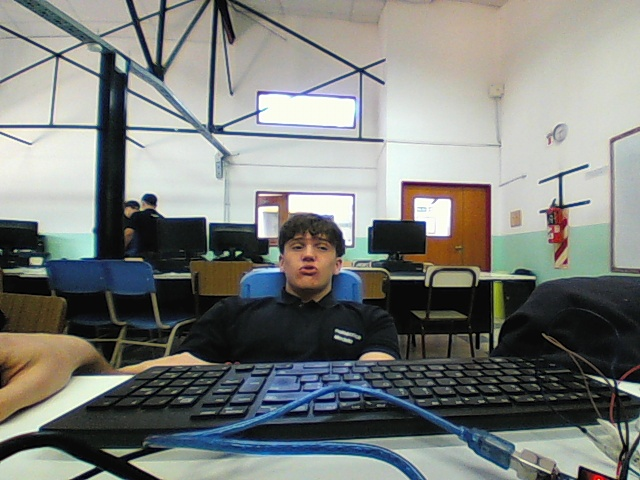
#> input picture imagenes/bocaboton.jpg, 640 x 480 px
$ python -i tictactoe_color_detection.py   (imports and definitions only)
#> lines starting #> are read from the running program, lines starting #| are printed output that depends on the picture; after the words box and inside, x2 and y2 are one past the last pixel; in counts of white or black regions, pixels touching at a corner belong together
#> further down, picture is the input picture: shape (480, 640, 3); mean B, G, R 123.8, 127.6, 124.7
import cv2
import pygame
import numpy as np

# Inicialización de cámara y Pygame
# [2 lines not run here, left out]

# Tamaño de ventana
width, height = 640, 480
# [1 line that did not run here, left out]
# [1 line not run here, left out]

# Colores
WHITE = (255, 255, 255)
RED = (255, 0, 0)
BLUE = (0, 0, 255)
LINE_COLOR = (0, 255, 0)
LINE_WIDTH = 4

# Tablero
turn = "X"
board = [["" for _ in range(3)] for _ in range(3)]
cell_w = width // 3
cell_h = height // 3

# Función para dibujar el tablero y fichas
def draw_board():
    for i in range(1, 3):
        pygame.draw.line(screen, LINE_COLOR, (0, i * cell_h), (width, i * cell_h), LINE_WIDTH)
        pygame.draw.line(screen, LINE_COLOR, (i * cell_w, 0), (i * cell_w, height), LINE_WIDTH)
    for y in range(3):
        for x in range(3):
            if board[y][x] == "X":
                pygame.draw.line(screen, RED, (x * cell_w + 20, y * cell_h + 20), ((x+1) * cell_w - 20, (y+1) * cell_h - 20), LINE_WIDTH)
                pygame.draw.line(screen, RED, ((x+1) * cell_w - 20, y * cell_h + 20), (x * cell_w + 20, (y+1) * cell_h - 20), LINE_WIDTH)
            elif board[y][x] == "O":
                pygame.draw.circle(screen, BLUE, (x * cell_w + cell_w // 2, y * cell_h + cell_h // 2), min(cell_w, cell_h)//2 - 20, LINE_WIDTH)

# Detección de color verde
def detectar_verde(frame):
    hsv = cv2.cvtColor(frame, cv2.COLOR_BGR2HSV)
#> hsv: shape (480, 640, 3); mean H, S, V 62.3, 52, 135.5
    lower_green = np.array([40, 70, 70])
    upper_green = np.array([80, 255, 255])
    mask = cv2.inRange(hsv, lower_green, upper_green)
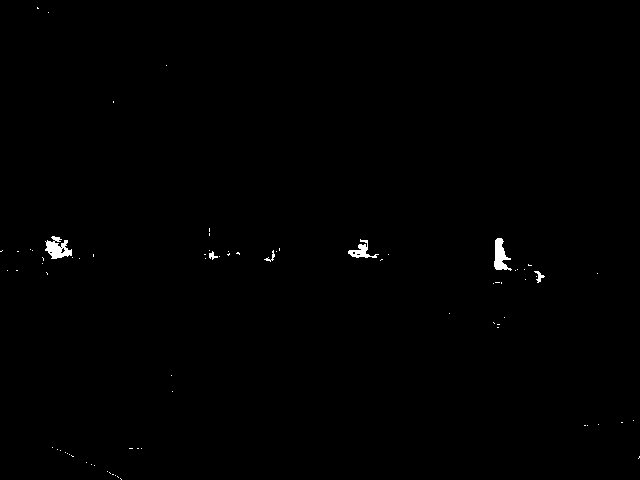
#> mask: shape (480, 640); 0.38% white; 77 white regions (71 under 20 px)
    contours, _ = cv2.findContours(mask, cv2.RETR_TREE, cv2.CHAIN_APPROX_SIMPLE)
#> contours = 82 contours, 77 with area under 20; largest, box (x1, y1, x2, y2) and area: (45, 236, 72, 259) 310, (494, 238, 512, 271) 276, (348, 239, 379, 258) 168, (534, 271, 545, 283) 35, (209, 251, 218, 260) 24
    if contours:
        largest = max(contours, key=cv2.contourArea)
#> largest = contour of 77 points, box (x1, y1, x2, y2) (45, 236, 72, 259), area 310
        if cv2.contourArea(largest) > 1000:
            M = cv2.moments(largest)
            if M["m00"] != 0:
                cx = int(M["m10"] / M["m00"])
                cy = int(M["m01"] / M["m00"])
                return cx, cy
    return None

# Loop principal
clock = pygame.time.Clock()
running = True
cooldown = 0

# [48 lines not run here, left out]

>>> import cv2
>>> picture = cv2.imread('../../imagenes/bocaboton.jpg')
>>> result = detectar_verde(picture)

$ run again, on imagenes/canchero.jpg
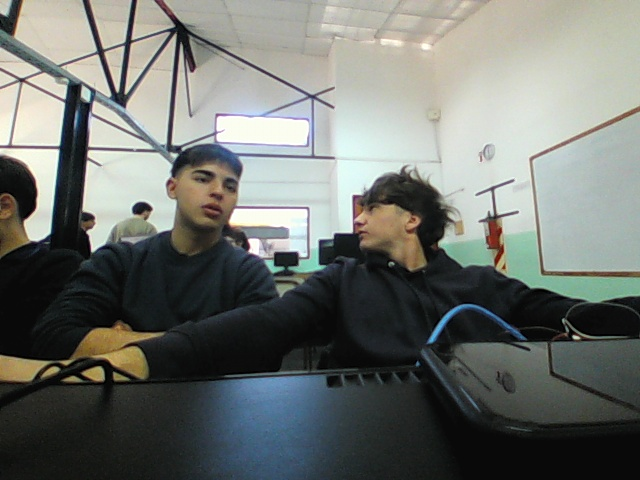
#> input picture imagenes/canchero.jpg, 640 x 480 px
#> picture is the input picture: shape (480, 640, 3); mean B, G, R 110.8, 115.3, 111.7
#> hsv: shape (480, 640, 3); mean H, S, V 59.9, 37.5, 119.6
#> in detectar_verde, `mask = cv2.inRange(hsv, lower_green, upper_green)`:
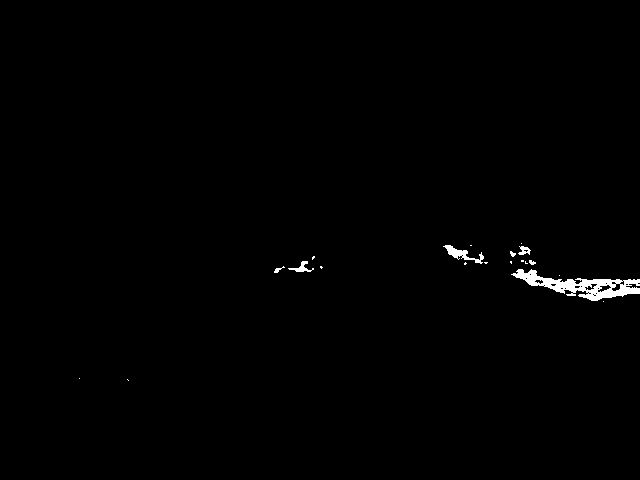
#> mask: shape (480, 640); 0.69% white; 20 white regions (13 under 20 px)
#> contours = 44 contours, 36 with area under 20; largest, box (x1, y1, x2, y2) and area: (511, 269, 640, 301) 1550, (443, 245, 484, 264) 190, (288, 261, 314, 272) 74, (597, 284, 612, 293) 60, (518, 246, 531, 255) 56, (584, 283, 598, 291) 48, (611, 283, 621, 292) 46, (534, 279, 544, 285) 28
#> largest = contour of 204 points, box (x1, y1, x2, y2) (511, 269, 640, 301), area 1550
#> M = moments, m00 1550.5, centre m10/m00, m01/m00 = (582.6, 285.4)
#> cx = 582
#> cy = 285
#> result = (582, 285)

$ run again, on imagenes/piloto.jpg
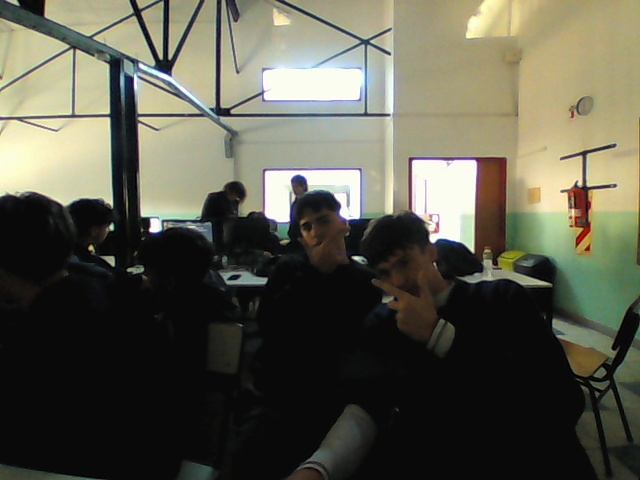
#> input picture imagenes/piloto.jpg, 640 x 480 px
#> picture is the input picture: shape (480, 640, 3); mean B, G, R 77, 91.2, 92.1
#> hsv: shape (480, 640, 3); mean H, S, V 30.9, 39.7, 95.4
#> in detectar_verde, `mask = cv2.inRange(hsv, lower_green, upper_green)`:
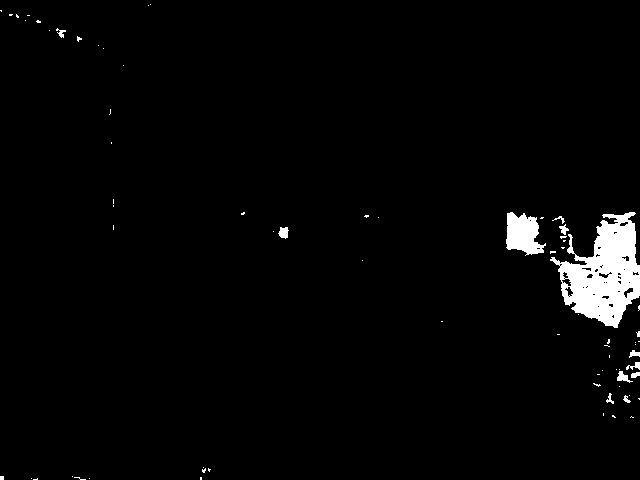
#> mask: shape (480, 640); 2.5% white; 72 white regions (60 under 20 px)
#> contours = 112 contours, 91 with area under 20; largest, box (x1, y1, x2, y2) and area: (550, 212, 640, 328) 5746, (506, 212, 546, 256) 1077, (278, 227, 289, 239) 74, (617, 371, 633, 383) 66, (623, 287, 634, 299) 54
#> largest = contour of 244 points, box (x1, y1, x2, y2) (550, 212, 640, 328), area 5746
#> M = moments, m00 5745.5, centre m10/m00, m01/m00 = (604, 273.3)
#> cx = 604
#> cy = 273
#> result = (604, 273)
